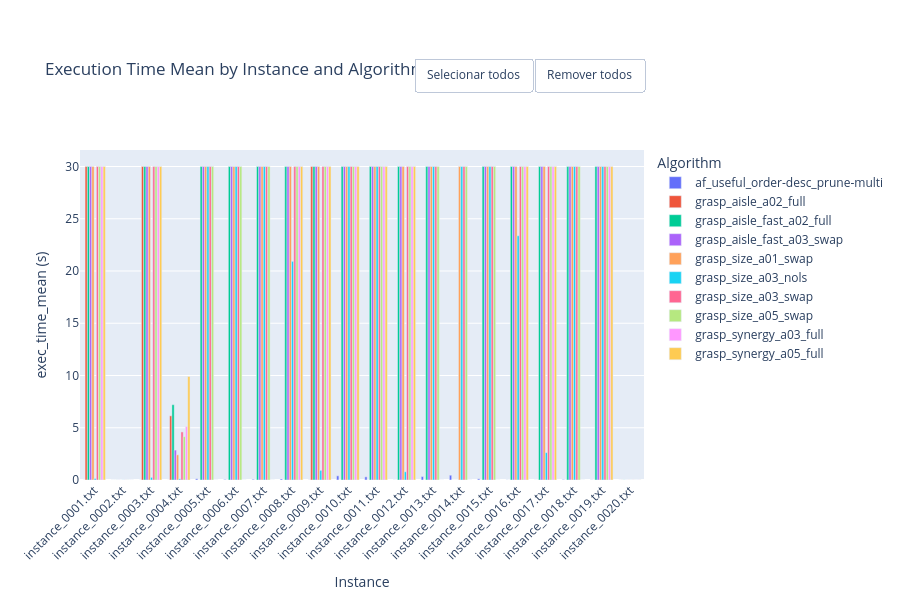

The code cell stored with this chart in its notebook:
### Code cell
# Execution Time Mean

exec_time_plot = (
    df.pivot_table(
        index='instance',
        columns='algorithm',
        values='exec_time_mean',
        aggfunc='mean'
    )
    .sort_index()
    .fillna(0)
)

fig = go.Figure()
for algo in exec_time_plot.columns:
    fig.add_trace(go.Bar(
        name=algo,
        x=exec_time_plot.index,
        y=exec_time_plot[algo],
        hovertemplate=f'<b>{algo}</b><br>Instance: %{{x}}<br>%{{y:.4f}}s<extra></extra>'
    ))

fig.update_layout(
    barmode='group',
    title='Execution Time Mean by Instance and Algorithm',
    xaxis_title='Instance',
    yaxis_title='exec_time_mean (s)',
    legend_title='Algorithm',
    height=600,
    margin=dict(t=150),
    xaxis_tickangle=-45,
)
add_legend_mass_toggle(fig)
fig.show()

### Figure 1 — Plotly figure (JSON) as saved in the notebook; plotly's stock layout.template omitted (floating-point values rounded to 4 significant figures)
{"data": [{"hovertemplate": "<b>af_useful_order-desc_prune-multi</b><br>Instance: %{x}<br>%{y:.4f}s<extra></extra>", "name": "af_useful_order-desc_prune-multi", "type": "bar", "x": ["instance_0001.txt", "instance_0002.txt", "instance_0003.txt", "instance_0004.txt", "instance_0005.txt", "instance_0006.txt", "instance_0007.txt", "instance_0008.txt", "instance_0009.txt", "instance_0010.txt", "instance_0011.txt", "instance_0012.txt", "instance_0013.txt", "instance_0014.txt", "instance_0015.txt", "instance_0016.txt", "instance_0017.txt", "instance_0018.txt", "instance_0019.txt", "instance_0020.txt"], "y": [0.000599, 0.000117, 0.003616, 0.00041, 0.1162, 0.04807, 0.0641, 0.09882, 0.009606, 0.3991, 0.3034, 0.004587, 0.3287, 0.4573, 0.1131, 0.006385, 0.002334, 0.03655, 0.01294, 0.000109]}, {"hovertemplate": "<b>grasp_aisle_a02_full</b><br>Instance: %{x}<br>%{y:.4f}s<extra></extra>", "name": "grasp_aisle_a02_full", "type": "bar", "x": ["instance_0001.txt", "instance_0002.txt", "instance_0003.txt", "instance_0004.txt", "instance_0005.txt", "instance_0006.txt", "instance_0007.txt", "instance_0008.txt", "instance_0009.txt", "instance_0010.txt", "instance_0011.txt", "instance_0012.txt", "instance_0013.txt", "instance_0014.txt", "instance_0015.txt", "instance_0016.txt", "instance_0017.txt", "instance_0018.txt", "instance_0019.txt", "instance_0020.txt"], "y": [30.0, 0.002207, 30.0, 6.141, 0.0, 0.0, 0.0, 0.0, 30.0, 0.0, 0.0, 0.0, 0.0, 0.0, 0.0, 0.0, 0.0, 0.0, 0.0, 0.004691]}, {"hovertemplate": "<b>grasp_aisle_fast_a02_full</b><br>Instance: %{x}<br>%{y:.4f}s<extra></extra>", "name": "grasp_aisle_fast_a02_full", "type": "bar", "x": ["instance_0001.txt", "instance_0002.txt", "instance_0003.txt", "instance_0004.txt", "instance_0005.txt", "instance_0006.txt", "instance_0007.txt", "instance_0008.txt", "instance_0009.txt", "instance_0010.txt", "instance_0011.txt", "instance_0012.txt", "instance_0013.txt", "instance_0014.txt", "instance_0015.txt", "instance_0016.txt", "instance_0017.txt", "instance_0018.txt", "instance_0019.txt", "instance_0020.txt"], "y": [30.0, 0.004136, 30.0, 7.208, 30.0, 30.0, 30.0, 30.0, 30.0, 30.0, 30.0, 30.0, 30.0, 0.0, 30.0, 30.0, 30.0, 30.0, 30.0, 0.009275]}, {"hovertemplate": "<b>grasp_aisle_fast_a03_swap</b><br>Instance: %{x}<br>%{y:.4f}s<extra></extra>", "name": "grasp_aisle_fast_a03_swap", "type": "bar", "x": ["instance_0001.txt", "instance_0002.txt", "instance_0003.txt", "instance_0004.txt", "instance_0005.txt", "instance_0006.txt", "instance_0007.txt", "instance_0008.txt", "instance_0009.txt", "instance_0010.txt", "instance_0011.txt", "instance_0012.txt", "instance_0013.txt", "instance_0014.txt", "instance_0015.txt", "instance_0016.txt", "instance_0017.txt", "instance_0018.txt", "instance_0019.txt", "instance_0020.txt"], "y": [30.0, 0.006063, 30.0, 2.863, 30.0, 30.0, 30.0, 30.0, 30.0, 30.0, 30.0, 30.0, 30.0, 0.0, 30.0, 30.0, 30.0, 30.0, 30.0, 0.004609]}, {"hovertemplate": "<b>grasp_size_a01_swap</b><br>Instance: %{x}<br>%{y:.4f}s<extra></extra>", "name": "grasp_size_a01_swap", "type": "bar", "x": ["instance_0001.txt", "instance_0002.txt", "instance_0003.txt", "instance_0004.txt", "instance_0005.txt", "instance_0006.txt", "instance_0007.txt", "instance_0008.txt", "instance_0009.txt", "instance_0010.txt", "instance_0011.txt", "instance_0012.txt", "instance_0013.txt", "instance_0014.txt", "instance_0015.txt", "instance_0016.txt", "instance_0017.txt", "instance_0018.txt", "instance_0019.txt", "instance_0020.txt"], "y": [30.0, 0.0033, 30.0, 2.408, 30.0, 30.0, 30.0, 30.0, 30.0, 30.0, 30.0, 30.0, 30.0, 30.0, 30.0, 30.0, 30.0, 30.0, 30.0, 0.007804]}, {"hovertemplate": "<b>grasp_size_a03_nols</b><br>Instance: %{x}<br>%{y:.4f}s<extra></extra>", "name": "grasp_size_a03_nols", "type": "bar", "x": ["instance_0001.txt", "instance_0002.txt", "instance_0003.txt", "instance_0004.txt", "instance_0005.txt", "instance_0006.txt", "instance_0007.txt", "instance_0008.txt", "instance_0009.txt", "instance_0010.txt", "instance_0011.txt", "instance_0012.txt", "instance_0013.txt", "instance_0014.txt", "instance_0015.txt", "instance_0016.txt", "instance_0017.txt", "instance_0018.txt", "instance_0019.txt", "instance_0020.txt"], "y": [0.1449, 0.009075, 0.2509, 0.1083, 30.0, 30.0, 30.0, 20.92, 0.9257, 30.0, 30.0, 0.7881, 30.0, 30.0, 30.0, 23.37, 2.62, 30.0, 30.0, 0.003419]}, {"hovertemplate": "<b>grasp_size_a03_swap</b><br>Instance: %{x}<br>%{y:.4f}s<extra></extra>", "name": "grasp_size_a03_swap", "type": "bar", "x": ["instance_0001.txt", "instance_0002.txt", "instance_0003.txt", "instance_0004.txt", "instance_0005.txt", "instance_0006.txt", "instance_0007.txt", "instance_0008.txt", "instance_0009.txt", "instance_0010.txt", "instance_0011.txt", "instance_0012.txt", "instance_0013.txt", "instance_0014.txt", "instance_0015.txt", "instance_0016.txt", "instance_0017.txt", "instance_0018.txt", "instance_0019.txt", "instance_0020.txt"], "y": [30.0, 0.007939, 30.0, 4.601, 30.0, 30.0, 30.0, 30.0, 30.0, 30.0, 30.0, 30.0, 30.0, 30.0, 30.0, 30.0, 30.0, 30.0, 30.0, 0.008552]}, {"hovertemplate": "<b>grasp_size_a05_swap</b><br>Instance: %{x}<br>%{y:.4f}s<extra></extra>", "name": "grasp_size_a05_swap", "type": "bar", "x": ["instance_0001.txt", "instance_0002.txt", "instance_0003.txt", "instance_0004.txt", "instance_0005.txt", "instance_0006.txt", "instance_0007.txt", "instance_0008.txt", "instance_0009.txt", "instance_0010.txt", "instance_0011.txt", "instance_0012.txt", "instance_0013.txt", "instance_0014.txt", "instance_0015.txt", "instance_0016.txt", "instance_0017.txt", "instance_0018.txt", "instance_0019.txt", "instance_0020.txt"], "y": [30.0, 0.007723, 30.0, 4.149, 30.0, 30.0, 30.0, 30.0, 30.0, 30.0, 30.0, 30.0, 30.0, 30.0, 30.0, 30.0, 30.0, 30.0, 30.0, 0.004862]}, {"hovertemplate": "<b>grasp_synergy_a03_full</b><br>Instance: %{x}<br>%{y:.4f}s<extra></extra>", "name": "grasp_synergy_a03_full", "type": "bar", "x": ["instance_0001.txt", "instance_0002.txt", "instance_0003.txt", "instance_0004.txt", "instance_0005.txt", "instance_0006.txt", "instance_0007.txt", "instance_0008.txt", "instance_0009.txt", "instance_0010.txt", "instance_0011.txt", "instance_0012.txt", "instance_0013.txt", "instance_0014.txt", "instance_0015.txt", "instance_0016.txt", "instance_0017.txt", "instance_0018.txt", "instance_0019.txt", "instance_0020.txt"], "y": [30.0, 0.004107, 30.0, 5.113, 0.0, 0.0, 0.0, 30.0, 30.0, 30.0, 30.0, 30.0, 0.0, 0.0, 0.0, 30.0, 30.0, 0.0, 30.0, 0.007099]}, {"hovertemplate": "<b>grasp_synergy_a05_full</b><br>Instance: %{x}<br>%{y:.4f}s<extra></extra>", "name": "grasp_synergy_a05_full", "type": "bar", "x": ["instance_0001.txt", "instance_0002.txt", "instance_0003.txt", "instance_0004.txt", "instance_0005.txt", "instance_0006.txt", "instance_0007.txt", "instance_0008.txt", "instance_0009.txt", "instance_0010.txt", "instance_0011.txt", "instance_0012.txt", "instance_0013.txt", "instance_0014.txt", "instance_0015.txt", "instance_0016.txt", "instance_0017.txt", "instance_0018.txt", "instance_0019.txt", "instance_0020.txt"], "y": [30.0, 0.002928, 30.0, 9.906, 0.0, 0.0, 0.0, 30.0, 30.0, 30.0, 30.0, 30.0, 0.0, 0.0, 0.0, 30.0, 30.0, 0.0, 30.0, 0.008316]}], "layout": {"barmode": "group", "height": 600, "legend": {"title": {"text": "Algorithm"}}, "margin": {"t": 150}, "title": {"text": "Execution Time Mean by Instance and Algorithm"}, "updatemenus": [{"buttons": [{"args": [{"visible": [true, true, true, true, true, true, true, true, true, true]}], "label": "Selecionar todos", "method": "update"}, {"args": [{"visible": ["legendonly", "legendonly", "legendonly", "legendonly", "legendonly", "legendonly", "legendonly", "legendonly", "legendonly", "legendonly"]}], "label": "Remover todos", "method": "update"}], "direction": "right", "showactive": false, "type": "buttons", "x": 1, "xanchor": "right", "y": 1.18, "yanchor": "bottom"}], "xaxis": {"tickangle": -45, "title": {"text": "Instance"}}, "yaxis": {"title": {"text": "exec_time_mean (s)"}}}}
